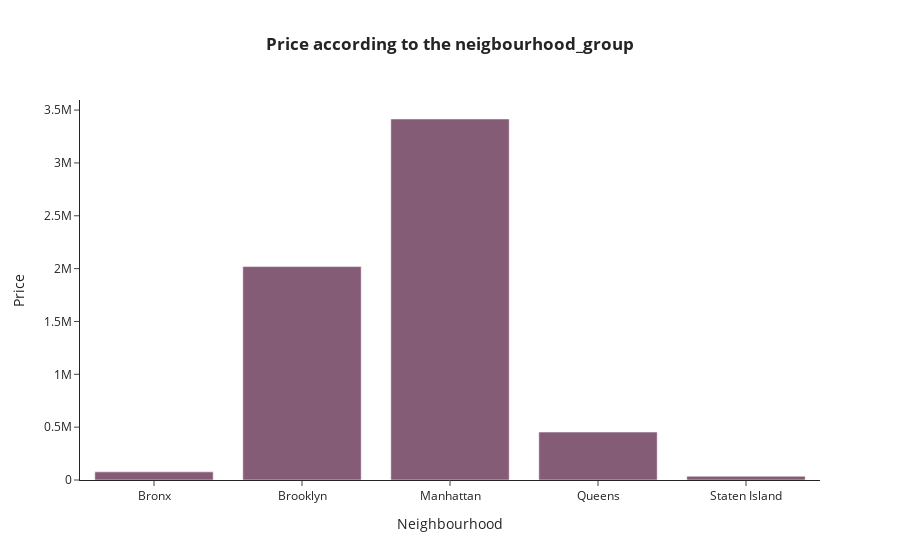

Source (notebook cell):
### Code cell
#Price according to the neghborhood_group
# create dataset
base = bd2.groupby(['neighbourhood_group'])[['price']].sum().reset_index()

# Graph
fig = px.bar(base, x = 'neighbourhood_group', y='price', barmode = 'group', 
             title= '<b>Price according to the neigbourhood_group<b>',
             color_discrete_sequence=px.colors.qualitative.Antique) #este sirve para colocarle los colorsitos que uno quiere a las barras

# details of the graph
fig.update_layout(
    xaxis_title = 'Neighbourhood',
    yaxis_title = 'Price',
    template = 'simple_white',
    title_x = 0.5)

fig.show() #The expensiest neigbourhood is Manhattan and the chepeast is Staten Island

### Figure 1 — Plotly figure (JSON) as saved in the notebook; plotly's stock layout.template omitted (floating-point values rounded to 4 significant figures)
{"data": [{"alignmentgroup": "True", "hovertemplate": "neighbourhood_group=%{x}<br>price=%{y}<extra></extra>", "legendgroup": "", "marker": {"color": "rgb(133, 92, 117)", "pattern": {"shape": ""}}, "name": "", "offsetgroup": "", "orientation": "v", "showlegend": false, "textposition": "auto", "type": "bar", "x": ["Bronx", "Brooklyn", "Manhattan", "Queens", "Staten Island"], "xaxis": "x", "y": [76997, 2019179, 3415607, 453264, 35621], "yaxis": "y"}], "layout": {"barmode": "group", "legend": {"tracegroupgap": 0}, "title": {"text": "<b>Price according to the neigbourhood_group<b>", "x": 0.5}, "xaxis": {"anchor": "y", "domain": [0, 1], "title": {"text": "Neighbourhood"}}, "yaxis": {"anchor": "x", "domain": [0, 1], "title": {"text": "Price"}}}}
